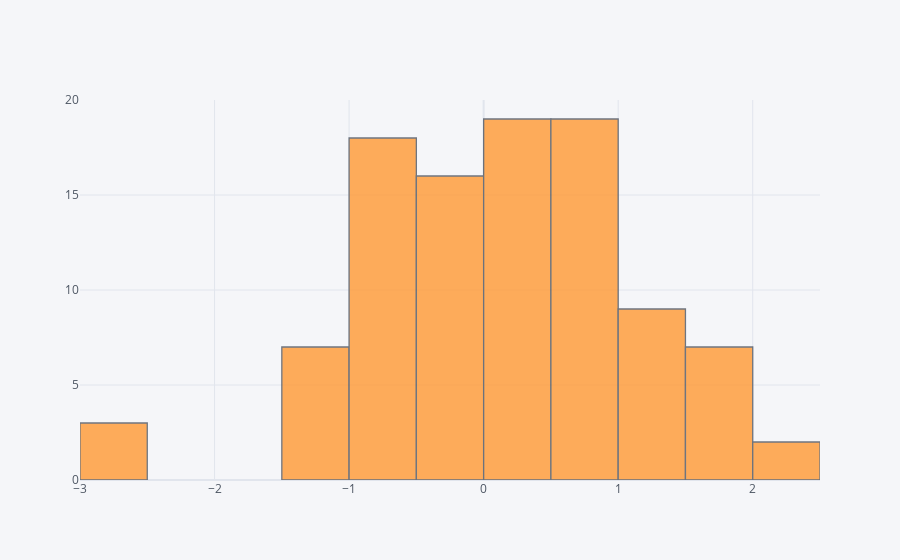

Notebook code for this chart:
### Markdown cell above
## histogram

### Code cell
df['A'].iplot(kind='hist',bins=25)

### Figure 1 — Plotly figure (JSON) as saved in the notebook; plotly's stock layout.template omitted (floating-point values rounded to 4 significant figures)
{"data": [{"histfunc": "count", "histnorm": "", "marker": {"color": "rgba(255, 153, 51, 1.0)", "line": {"color": "#4D5663", "width": 1.3}}, "name": "A", "nbinsx": 25, "opacity": 0.8, "orientation": "v", "type": "histogram", "x": [1.51, -0.6405, -0.513, 1.995, 0.724, 0.8194, 1.192, -0.06787, -0.9803, 0.6983, -0.09113, 1.231, 0.5877, 0.447, -1.463, -2.652, 0.09877, 1.163, 0.7692, -0.1364, -0.1602, 0.3254, 0.2688, 1.842, -0.3098, -0.2704, -0.3223, -0.1462, 2.317, 1.837, -0.7221, -0.6349, 0.04132, -2.601, 0.1233, 0.724, -1.157, 0.06804, -0.08971, 0.1801, 0.9226, -1.446, -0.2896, 0.09538, 1.287, -0.6105, -0.7654, 0.6526, 1.326, 2.363, -0.8446, 0.01825, -0.9284, 0.3364, -0.8614, 0.4047, 0.8363, -1.24, 0.2774, -0.4021, 1.471, 0.2566, -0.8311, 0.6114, -0.9554, 0.5185, -1.045, 0.4668, -0.7235, -2.587, 0.7903, -0.4936, -0.7627, 0.3537, -1.29, 0.1913, 0.9121, 0.7373, 0.5038, 1.132, -0.3215, 0.9362, 1.048, 0.4721, -0.4088, -0.2047, -0.8548, 0.9837, 1.574, 1.403, -0.7243, -0.6911, 0.7961, -0.1452, 0.2362, -0.9005, 0.5929, -1.356, 1.556, 1.566]}], "layout": {"barmode": "overlay", "legend": {"bgcolor": "#F5F6F9", "font": {"color": "#4D5663"}}, "paper_bgcolor": "#F5F6F9", "plot_bgcolor": "#F5F6F9", "title": {"font": {"color": "#4D5663"}}, "xaxis": {"gridcolor": "#E1E5ED", "showgrid": true, "tickfont": {"color": "#4D5663"}, "title": {"font": {"color": "#4D5663"}, "text": ""}, "zerolinecolor": "#E1E5ED"}, "yaxis": {"gridcolor": "#E1E5ED", "showgrid": true, "tickfont": {"color": "#4D5663"}, "title": {"font": {"color": "#4D5663"}, "text": ""}, "zerolinecolor": "#E1E5ED"}}}
